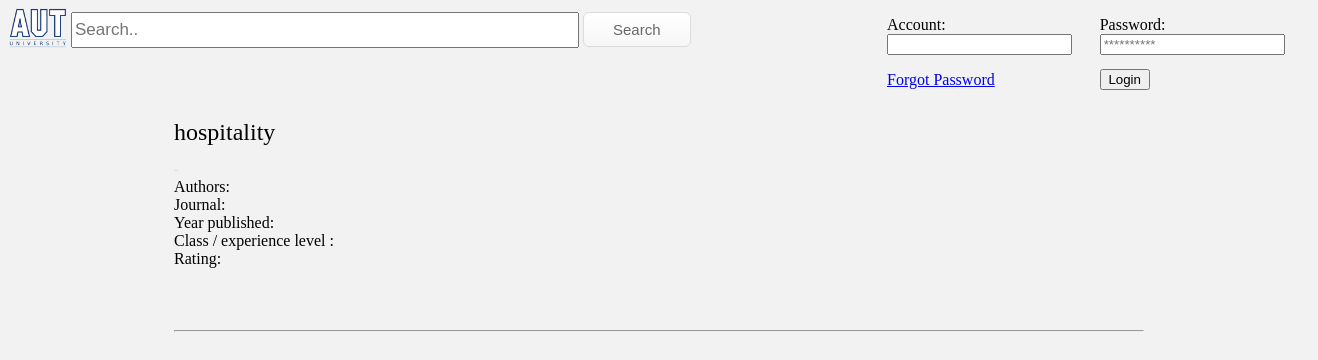
/openfile.php?p_id=2, run on an earlier commit of the app's database.
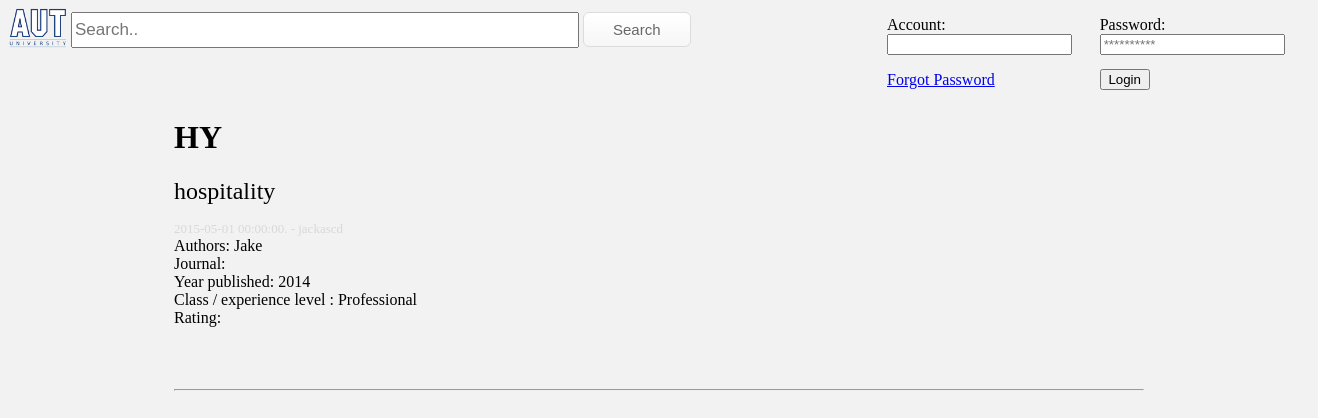
And on a later commit of the database.
### tables this page shows
CREATE TABLE IF NOT EXISTS `paper_table` (
  `paper_name` varchar(100) NOT NULL,
`paper_id` int(11) NOT NULL,
  `author` varchar(100) DEFAULT NULL,
  `paper_title` varchar(20) DEFAULT NULL,
  `year` varchar(10) DEFAULT NULL,
  `class_experience_level` varchar(20) DEFAULT NULL,
  `paper_upload_date` varchar(20) DEFAULT NULL,
  `username` varchar(20) DEFAULT NULL,
  `status` varchar(2) DEFAULT NULL COMMENT '0 mean reject,1 mean accept  2 mean hold'
);

### searchopen.php (the view, shortened to what this page needs)
<?php
function getpaper($paperid) {
    require_once('config/sqlaccess.inc.php');
    $conn = new mysqli($servername, $username, $password, $dbname);
    $sql_search = "SELECT * FROM paper_table WHERE paper_id = $paperid ";
    $result = $conn->query($sql_search);
    if (mysqli_num_rows($result) > 0) {
        while ($row = mysqli_fetch_assoc($result)) {
            $usern = $row["username"];
            $paper_journal = $row['paper_journal'];
            $paper_name = $row["paper_name"];
            $author = $row["author"];
            $paper_title = $row["paper_title"];
            $year = $row["year"];
            $class_experience_level = $row["class_experience_level"];
            $paper_upload_date = $row["paper_upload_date"];
            echo "<h1>$paper_title</h1>";
            echo "<p><font size='5'>$paper_name</font></p>";
            echo "<font size='2' color='#D8D8D8'>$paper_upload_date - $usern</font><br>";
            echo "Authors: $author </br>";
            echo "Journal: $paper_journal</br>";
            echo "Year published: $year<br>";
            echo "Class / experience level : $class_experience_level<br>";
            echo "Rating: ";
            echo "<br><br><br>";
            echo "<br>";
            echo "<hr>";
        }
    }
}
?>

What changed in the data, as far as the page shows it:
changed paper_table "hospitality": paper_title (not shown) → "HY"; paper_upload_date (not shown) → "2015-05-01 00:00:00."; username (not shown) → "jackascd"; author (not shown) → "Jake"; year (not shown) → "2014"; class_experience_level (not shown) → "Professional"
